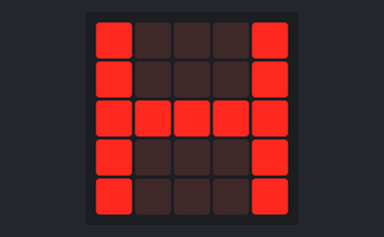
Bench run of a program on a simulated BBC micro:bit (MakeCode). Shown: the board's 5×5 LED display.

Above: at 0.2 s.
At 0.6 s:
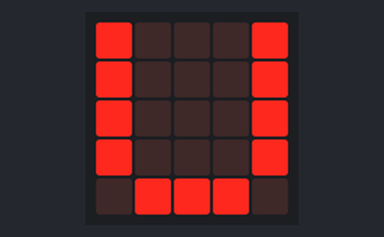
At 1.0 s:
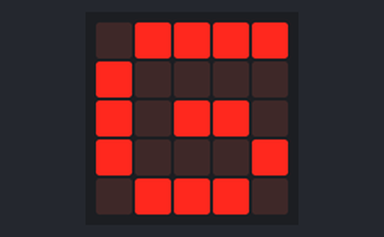
At 1.4 s:
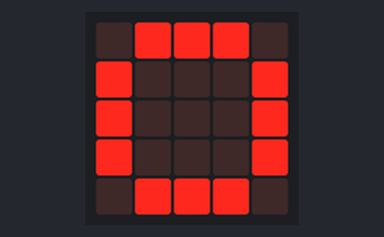
At 2.5 s:
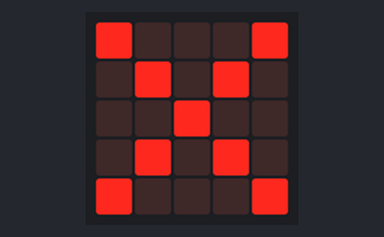
At 3.8 s:
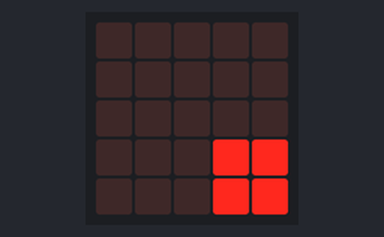

The program:

main.ts
```typescript
for (let index = 0; index < 2000; index++) {
    basic.showLeds(`
        # . . . #
        # . . . #
        # # # # #
        # . . . #
        # . . . #
        `)
    basic.showLeds(`
        # . . . #
        # . . . #
        # . . . #
        # . . . #
        . # # # .
        `)
    basic.showLeds(`
        . # # # #
        # . . . .
        # . # # .
        # . . . #
        . # # # .
        `)
    basic.showLeds(`
        . # # # .
        # . . . #
        # . . . #
        # . . . #
        . # # # .
        `)
    basic.showLeds(`
        # # # . .
        # . . # .
        # . . # .
        # . . # .
        # # # . .
        `)
    basic.showLeds(`
        # # # # #
        # . . . #
        # # # # #
        # . . . #
        # . . . #
        `)
    basic.showLeds(`
        # . . . #
        . # . # .
        . . # . .
        . # . # .
        # . . . #
        `)
    basic.showLeds(`
        # . . . #
        . # . # .
        . . # . .
        . # . # .
        # . . . #
        `)
    basic.showLeds(`
        # # # # #
        # . . . #
        # # # # #
        # . . . #
        # . . . #
        `)
    basic.showLeds(`
        . . . . .
        . . . . .
        . . . . .
        . . . # #
        . . . # #
        `)
}
```

test.ts
```typescript
// här hamnar tester och detta kompileras inte när det här paketet används som ett tillägg.
```

Measured:
- by itself, everything shown: repeats every 4.0 s, in 9 steps
- what the display in image 1 shows lasts 0.4 s, from 0.4 s to 0.8 s
- what the display in image 4 shows lasts 0.8 s, from 2.4 s to 3.2 s
